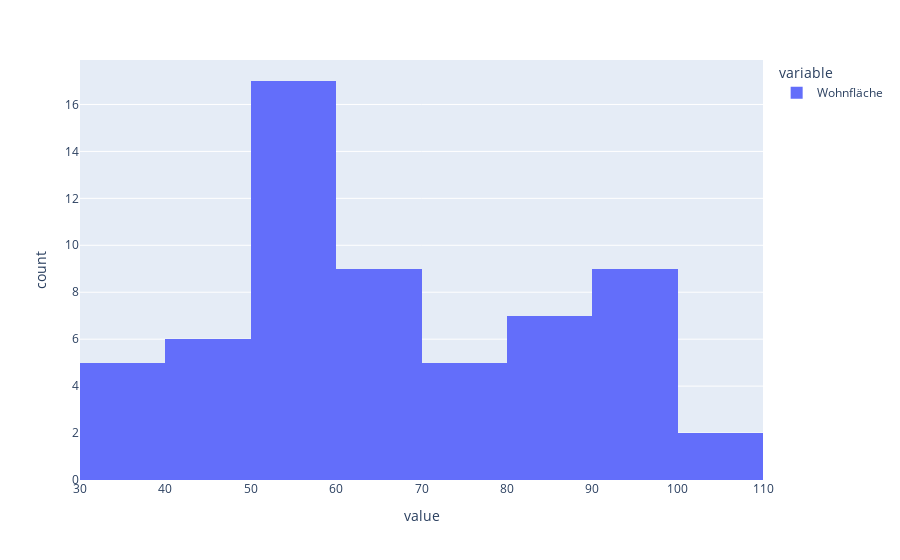

Notebook code for this chart:
### Markdown cell above
### ✏️ Aufgabe 1
Beschreiben Sie die Verteilung Ihrer Stichprobe. Was würden Sie sagen, ist die "typische" Wohnfläche innerhalb Ihrer Stichprobe? Geben Sie auch genau an, was Sie unter "typisch" verstehen.

### Code cell
px.histogram(samp)

### Figure 1 — Plotly figure (JSON) as saved in the notebook; plotly's stock layout.template omitted (floating-point values rounded to 4 significant figures)
{"data": [{"alignmentgroup": "True", "bingroup": "x", "hovertemplate": "variable=Wohnfläche<br>value=%{x}<br>count=%{y}<extra></extra>", "legendgroup": "Wohnfläche", "marker": {"color": "#636efa", "pattern": {"shape": ""}}, "name": "Wohnfläche", "offsetgroup": "Wohnfläche", "orientation": "v", "showlegend": true, "type": "histogram", "x": [52, 63, 72.43, 50, 56.4, 46.75, 65, 57.26, 42, 55.32, 96, 90, 72, 60.33, 65, 52.48, 55, 64, 83, 38.26, 68.05, 50, 39, 63.06, 88.77, 51, 96, 57, 56, 75.45, 82, 105, 95, 30, 82, 65, 50, 103.5, 69, 48.7, 59, 58.35, 42, 83, 90, 95, 49, 95, 76, 30, 75, 56.03, 58.33, 97.06, 56.2, 84, 37, 99.11, 83, 42], "xaxis": "x", "yaxis": "y"}], "layout": {"barmode": "relative", "legend": {"title": {"text": "variable"}, "tracegroupgap": 0}, "margin": {"t": 60}, "xaxis": {"anchor": "y", "domain": [0, 1], "title": {"text": "value"}}, "yaxis": {"anchor": "x", "domain": [0, 1], "title": {"text": "count"}}}}
